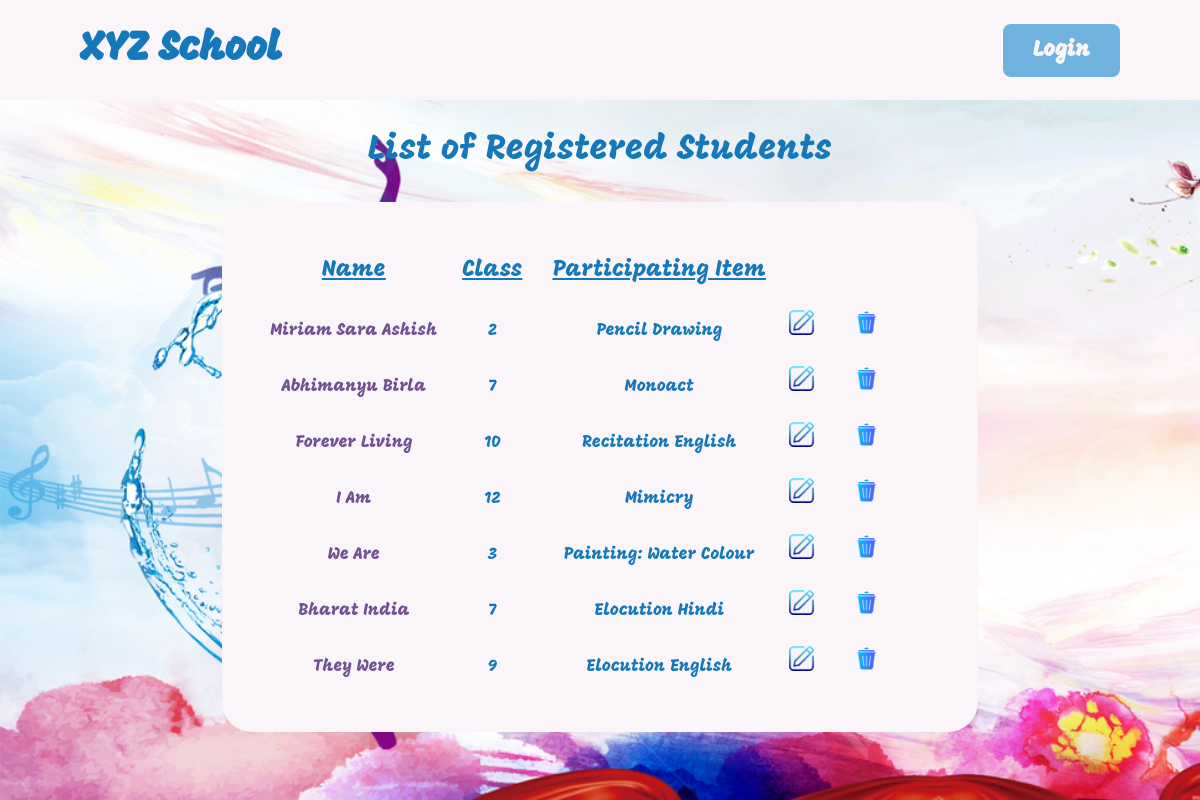
Page /logged-in/ on the earlier database version.
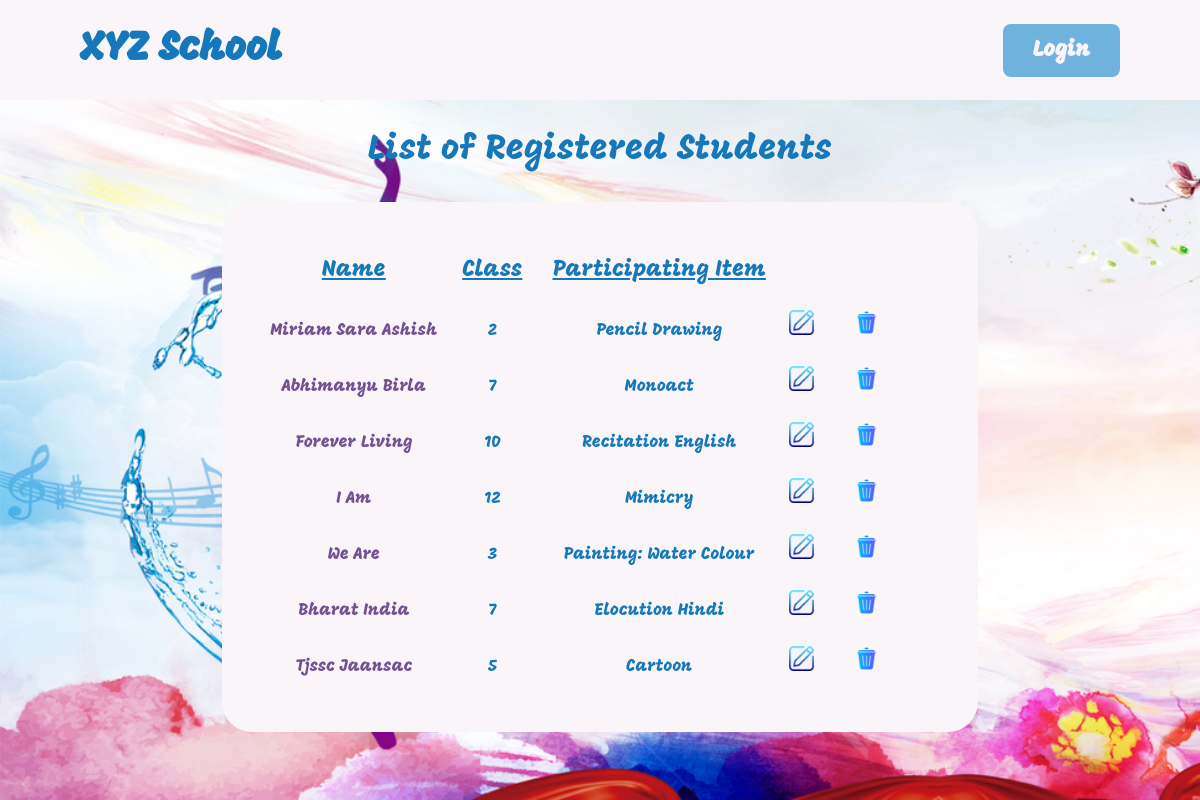
Same page on the later database version.
### registered/models.py (models this page shows, shortened)
class Form(models.Model):
    first_name = models.CharField(max_length=120)
    last_name = models.CharField(max_length=120)
    date_of_birth = models.DateField(default=datetime.date.today())
    gender = models.CharField(max_length=120,choices=GENDER)
    school_grade = models.CharField(max_length=120,choices=CLASS)
    email = models.EmailField()
    contact_number = models.CharField(max_length=10)
    item = models.CharField(max_length=120,choices=ITEMS)

### web/views.py (the view)
# urls.py: path("", views.register, name="register"),
def register(request):
    participants = Form.objects.all()
    context={
        "participants": participants
    }
    return render(request,'users/userPage.html', context=context)

### templates/users/userPage.html
{% extends "base.html" %} {% load static %} {% block content %}
<section id="home">
  {% include 'web/includes/header.html' %}
  <section class="spotLight">
    <section class="wrapper logged_in">
      <section class="spotlight">
        <h3>List of Registered Students</h3>
        <div class="container">
          <table class="table">
            <thead>
              <tr class="thead">
                <th><span>Name</span></th>
                <th><span>Class</span></th>
                <th><span>Participating Item</span></th>
                <th>&nbsp;</th>
              </tr>
            </thead>
            <tbody>
              {% for participant in participants %}
              <tr class="tbody">
                <td>
                  <a
                    href="{% url 'web:details' id=participant.id %}"
                    class="name"
                    >{{participant.first_name}} {{participant.last_name}}</a
                  >
                </td>
                <td>
                  <span>{{participant.school_grade}}</span>
                </td>
                <td>
                  <span class="item">{{participant.item}}</span>
                </td>
                <td class="edit" style="width: 20%">
                  <a
                    href="{% url 'registered:edit' id=participant.id %}"
                    class="table-link reload"
                  >
                    <div class="img">
                      <img src="{% static 'images/pen.png' %}" />
                    </div>
                  </a>
                  <a
                    href="{% url 'registered:delete' id=participant.id %}"
                    class="action-button reload"
                  >
                    <div class="img">
                      <img src="{% static 'images/delete.png' %}" />
                    </div>
                  </a>
                </td>
              </tr>
              {% endfor %}
            </tbody>
          </table>
        </div>
      </section>
    </section>
  </section>
</section>
{% endblock %}

Differences in the rows shown:
removed Form: first_name "They", last_name "Were", school_grade "9", item "Elocution English"
added Form: first_name "Tjssc", last_name "Jaansac", school_grade "5", item "Cartoon"
